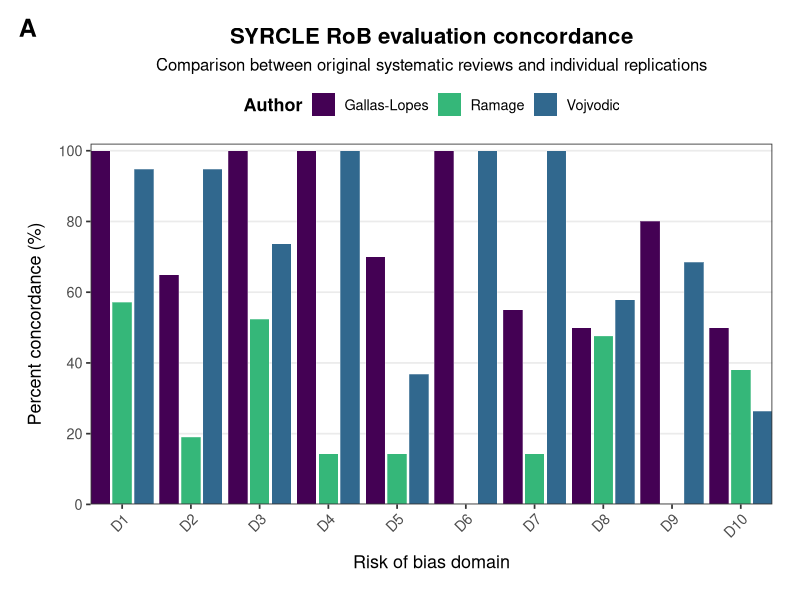
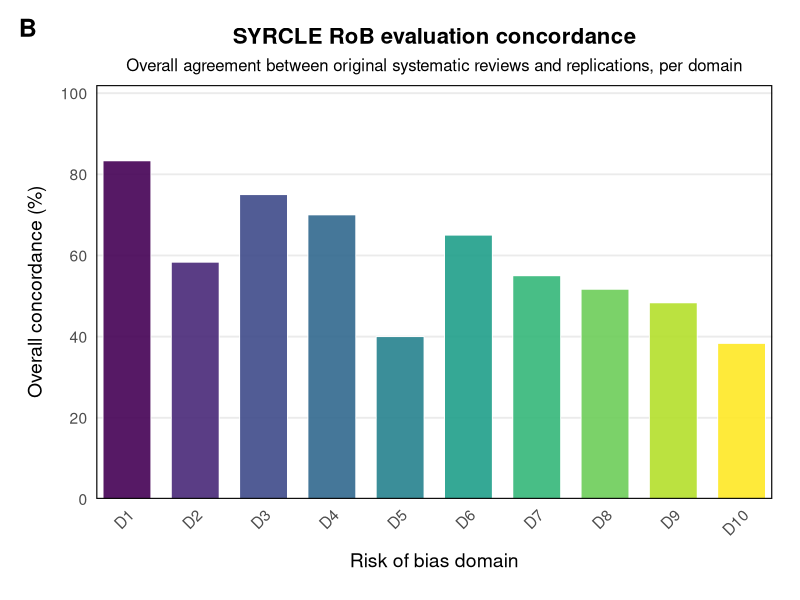
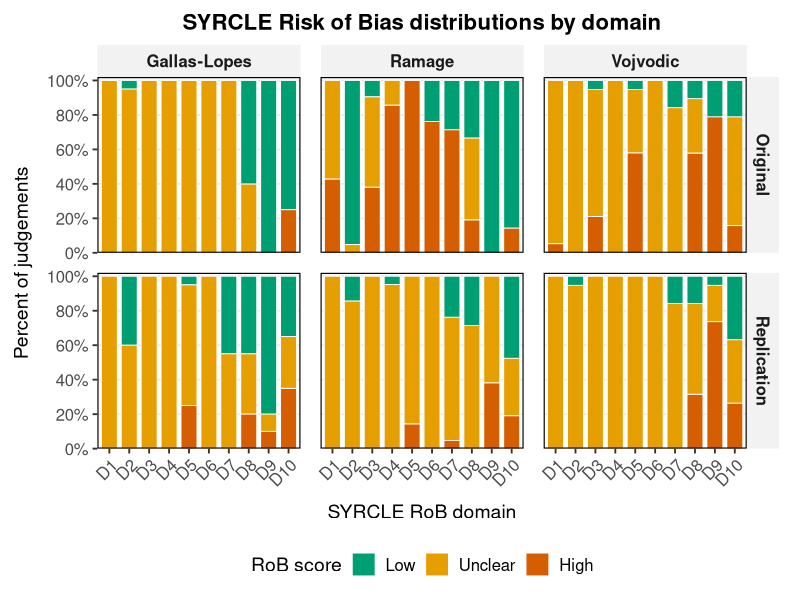
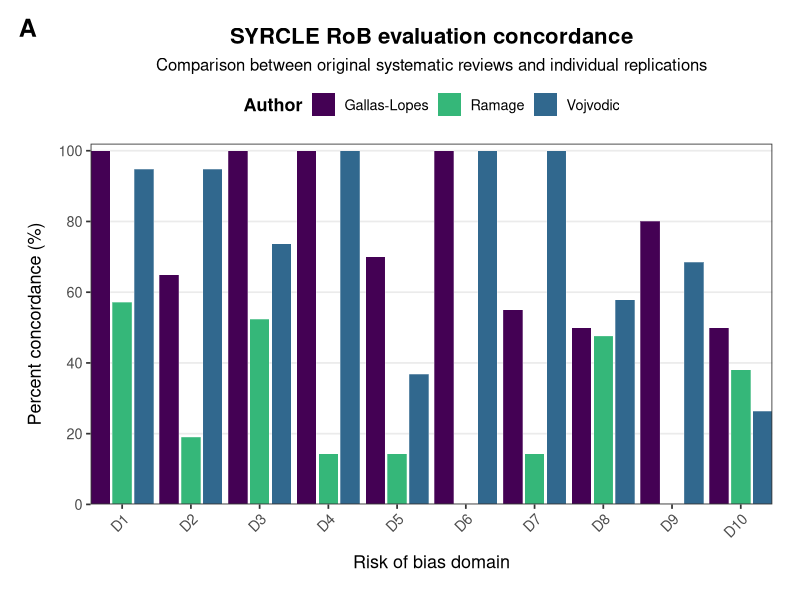
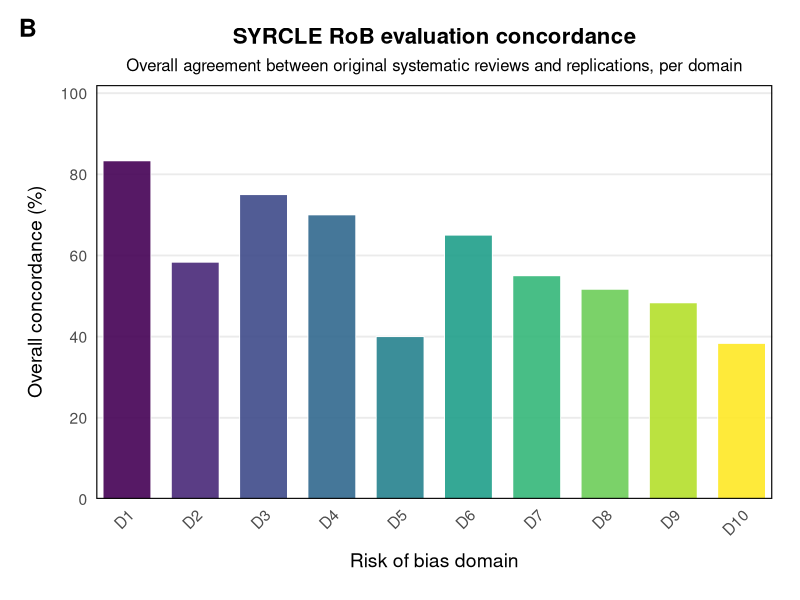
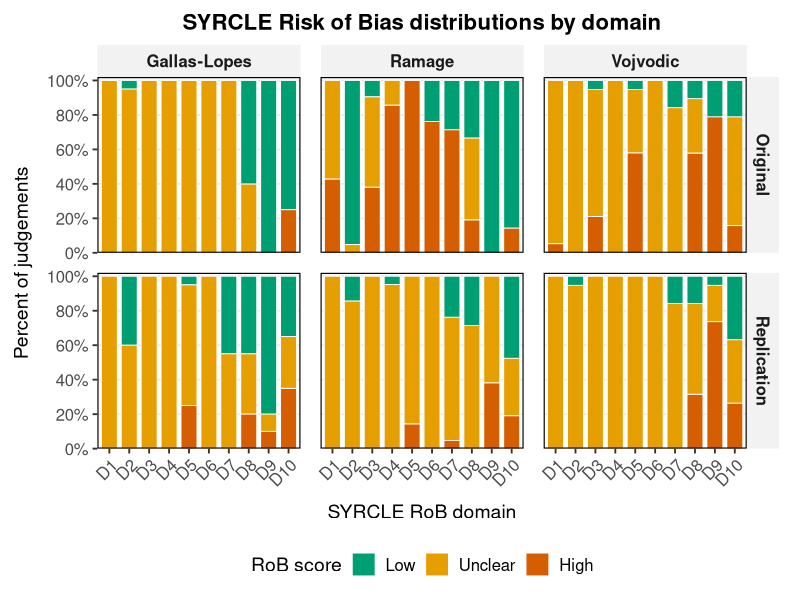

Write R code to recreate these figures, in order.
# Load required R packages
library(tidyverse)
library(stringr)
library(forcats)
library(tidyr)
library(patchwork)
library(scales)

Risk_of_bias_per_study <- read_csv("Data/Entered/Risk_of_bias_per_study.csv") %>%
  filter(!if_all(everything(), is.na))

# Domain order (for abbreviated names)
RoB_domain_list <- c("D1", "D2", "D3", "D4", "D5", "D6", "D7", "D8", "D9", "D10")

RoB_individual <- Risk_of_bias_per_study %>%
  tidyr::pivot_wider(names_from = Type, values_from = Risk_Type) %>% 
  filter(!is.na(Original)) %>%
  filter(!is.na(Replication)) %>%
  mutate(match = ifelse(Original == Replication, "yes", "no")) %>%
  group_by(Author, Domain_short) %>%
  add_count(name = "total") %>%
  group_by(Author, Domain_short, match) %>%
  add_count(name = "count") %>%
  ungroup() %>%
  mutate(perc = count / total * 100) 

# Custom legend order
legend_order <- c("Gallas-Lopes", "Ramage", "Vojvodic")

Concordance <- RoB_individual %>%
  filter(match == "yes") %>%
  select(Author, Domain_short, perc) %>%
  unique() %>%
  mutate(Author = factor(Author, levels = legend_order)) %>%
  complete(Domain_short, Author) %>%
  rename(Percent_concordance = perc) %>%
  mutate(Domain_short = factor(Domain_short, levels = RoB_domain_list)) 
   
cols <- c(
  # replace the two below with your actual author names from base_labels
  "Gallas-Lopes"  =  viridis::viridis(4)[1],
  "Ramage" =  viridis::viridis(4)[3], 
  "Vojvodic"  =   viridis::viridis(4)[2]
)

plot_individual <- ggplot(
  Concordance,
  aes(x = Domain_short, y = Percent_concordance, fill = Author)
) +
  geom_col(
    position = position_dodge2(width = 0.95, preserve = "single"),
    width = 0.95,
    colour = "white",
    linewidth = 0.1,
    na.rm = TRUE
  ) +
  scale_y_continuous(
    limits = c(0, 100),
    breaks = seq(0, 100, 20),
    expand = expansion(mult = c(0, 0.02))
  ) +
  scale_x_discrete(
    expand = expansion(mult = c(0.02, 0.02))
  ) +
  scale_fill_manual(
    values = cols,
    limits = legend_order,
    drop = FALSE,
    name = "Author"
  ) +
  labs(
    title = "SYRCLE RoB evaluation concordance",
    subtitle = "Comparison between original systematic reviews and individual replications",
    x = "Risk of bias domain",
    y = "Percent concordance (%)"
  ) +
  theme_bw(base_size = 13) +
  theme(
    plot.title = element_text(face = "bold", size = 16, hjust = 0.5),
    plot.subtitle = element_text(size = 12, hjust = 0.5),
    
    axis.text.x = element_text(angle = 45, hjust = 1),
    axis.title.x = element_text(margin = margin(t = 10)),
    axis.title.y = element_text(margin = margin(r = 10)),
    
    panel.grid.minor = element_blank(),
    panel.grid.major.x = element_blank(),  # cleaner look
    
    legend.position = "top",
    legend.title = element_text(face = "bold"),
    
    plot.margin = margin(10, 15, 10, 10)
  )

plot_individual <- plot_individual +
  labs(tag = "A") +
  theme(
    plot.tag = element_text(size = 18, face = "bold"),
    plot.tag.position = c(0, 1),       # top-left *inside* plot area
    plot.margin = margin(20, 20, 20, 20)   # create space
  )

plot_individual

ggsave(
  filename = "plots/Figure3A.png",
  plot = plot_individual,
  width = 12,       # square
  height = 12,      # square
  units = "in",
  dpi = 600
)

## Plot combined concordance data --------------------------------------------
Overall_summary <- RoB_individual %>%
  filter(match == "yes") %>%
  select(Author, Domain_short, count, total) %>%
  unique() %>%
  group_by(Domain_short) %>%
  mutate(overall_total = 21 + 20 + 19) %>%
  mutate(overall_agree = sum(count)) %>%
  mutate(overall_concordance = overall_agree/overall_total*100) %>%
  select(-c(Author, count, total)) %>%
  unique() %>%
  mutate(Domain_short = factor(Domain_short, levels = RoB_domain_list)) 

# Use manual fill scale with your colors
plot_avgs <- ggplot(
  Overall_summary,
  aes(x = Domain_short, y = overall_concordance, fill = Domain_short)
) +
  geom_col(
    width = 0.7,
    colour = "white",
    linewidth = 0.3,
    alpha = 0.9,
    na.rm = TRUE
  ) +
  scale_y_continuous(
    limits = c(0, 100),
    breaks = seq(0, 100, 20),
    expand = expansion(mult = c(0, 0.02))
  ) +
  scale_x_discrete(
    expand = expansion(mult = c(0.05, 0.05))
  ) +
  scale_fill_manual(values = viridis::viridis(10), name = "Domain") +
  labs(
    title = "SYRCLE RoB evaluation concordance",
    subtitle = "Overall agreement between original systematic reviews and replications, per domain",
    x = "Risk of bias domain",
    y = "Overall concordance (%)"
  ) +
  theme_minimal(base_size = 14) +
  theme(
    plot.title = element_text(face = "bold", size = 16, hjust = 0.5),
    plot.subtitle = element_text(size = 12, hjust = 0.5),
    
    axis.text.x = element_text(angle = 45, hjust = 1),
    axis.title.x = element_text(margin = margin(t = 10)),
    axis.title.y = element_text(margin = margin(r = 10)),
    panel.border = element_rect(colour = "black", fill = NA, linewidth = 0.8),
    
    
    panel.grid.minor = element_blank(),
    panel.grid.major.x = element_blank(),
    
    legend.position = "none",  
    
    plot.margin = margin(10, 15, 10, 10)
  )

plot_avgs <- plot_avgs +
  labs(tag = "B") +
  theme(
    plot.tag = element_text(size = 18, face = "bold"),
    plot.tag.position = c(0, 1),       # top-left *inside* plot area
    plot.margin = margin(20, 20, 20, 20)   # create space
  )

plot_avgs

ggsave(
  filename = "plots/Figure3B.png",
  plot = plot_avgs,
  width = 12,       # square
  height = 12,      # square
  units = "in",
  dpi = 600
)

## Plot risk of bias classification distributions  --------------------------------------------
RoB_percentages <- Risk_of_bias_per_study %>%
  group_by(Author, Type, Domain_short) %>%
  filter(Study %in% RoB_individual$Study) %>%
  add_count(name = "total") %>%
  group_by(Author, Type, Domain_short, Risk_Type) %>%
  add_count(name = "count") %>%
  mutate(perc = count/total*100) %>%
  ungroup() %>%
  select(Author, Domain_short, Type, perc, Risk_Type) %>%
  distinct() %>%
  mutate(Domain_short = factor(Domain_short, levels = RoB_domain_list)) %>%
  mutate(Risk_Type = factor(Risk_Type, levels = c("Low", "Unclear", "High")))

RoB1 <- ggplot(RoB_percentages, aes(x = Domain_short, y = perc, fill = Risk_Type)) +
  geom_col(width = 0.8, color = "white", linewidth = 0.3) +
  facet_grid(Type ~ Author) +
  scale_y_continuous(
    limits = c(0, 100),
    expand = expansion(mult = c(0, 0.02)),
    breaks = seq(0, 100, 20),
    labels = label_number(accuracy = 1, suffix = "%")
  ) +
  scale_fill_manual(
    values = c(Low = "#009E73", Unclear = "#E69F00", High = "#D55E00"),
    name = "RoB score"
  ) +
  labs(
    x = "SYRCLE RoB domain",
    y = "Percent of judgements",
    title = "SYRCLE Risk of Bias distributions by domain"
  ) +
  theme_bw(base_size = 14) +
  theme(
    plot.title = element_text(face = "bold", size = 16, hjust = 0.5),
    strip.background = element_rect(fill = "grey95", color = NA),
    strip.text = element_text(size = 12, face = "bold"),
    axis.text.x = element_text(size = 12, angle = 45, hjust = 1),
    axis.text.y = element_text(size = 12),
    axis.title.x = element_text(margin = margin(t = 10)),
    axis.title.y = element_text(margin = margin(r = 10)),
    panel.border = element_rect(color = "black", fill = NA, linewidth = 0.8),
    panel.grid.major.x = element_blank(),
    panel.grid.minor = element_blank(),
    legend.position = "bottom",
    legend.text = element_text(size = 12),
    panel.spacing = unit(1, "lines"),
    plot.margin = margin(10, 15, 10, 10)
  )

RoB1

ggsave(
  filename = "plots/Figure2.png",
  plot = RoB1,
  width = 12,       # square
  height = 12,      # square
  units = "in",
  dpi = 600
)
